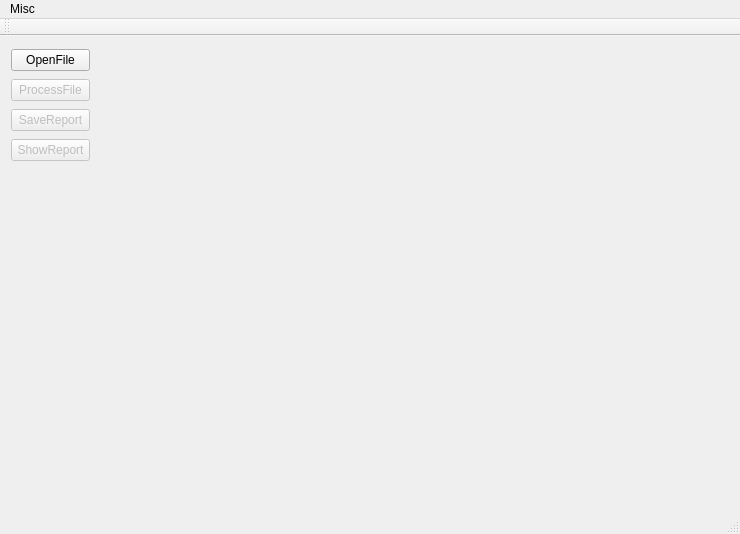
<?xml version="1.0" encoding="UTF-8"?>
<ui version="4.0">
 <class>MainWindow</class>
 <widget class="QMainWindow" name="MainWindow">
  <property name="geometry">
   <rect>
    <x>0</x>
    <y>0</y>
    <width>740</width>
    <height>534</height>
   </rect>
  </property>
  <property name="windowTitle">
   <string>Editor's Dream</string>
  </property>
  <widget class="QWidget" name="centralWidget">
   <widget class="QWidget" name="gridLayoutWidget">
    <property name="geometry">
     <rect>
      <x>0</x>
      <y>0</y>
      <width>101</width>
      <height>141</height>
     </rect>
    </property>
    <layout class="QGridLayout" name="gridLayout">
     <item row="0" column="0">
      <widget class="QPushButton" name="OpenFileButton">
       <property name="text">
        <string>OpenFile</string>
       </property>
      </widget>
     </item>
     <item row="2" column="0">
      <widget class="QPushButton" name="SaveReportButton">
       <property name="enabled">
        <bool>false</bool>
       </property>
       <property name="text">
        <string>SaveReport</string>
       </property>
       <property name="checkable">
        <bool>false</bool>
       </property>
      </widget>
     </item>
     <item row="1" column="0">
      <widget class="QPushButton" name="ProcessFileButton">
       <property name="enabled">
        <bool>false</bool>
       </property>
       <property name="text">
        <string>ProcessFile</string>
       </property>
      </widget>
     </item>
     <item row="3" column="0">
      <widget class="QPushButton" name="showReportButton">
       <property name="enabled">
        <bool>false</bool>
       </property>
       <property name="text">
        <string>ShowReport</string>
       </property>
      </widget>
     </item>
    </layout>
   </widget>
   <widget class="QWidget" name="gridLayoutWidget_2">
    <property name="geometry">
     <rect>
      <x>99</x>
      <y>-1</y>
      <width>631</width>
      <height>481</height>
     </rect>
    </property>
    <layout class="QGridLayout" name="gridLayout_2">
     <item row="0" column="0">
      <layout class="QVBoxLayout" name="verticalLayout">
       <property name="sizeConstraint">
        <enum>QLayout::SetDefaultConstraint</enum>
       </property>
      </layout>
     </item>
    </layout>
   </widget>
  </widget>
  <widget class="QMenuBar" name="menuBar">
   <property name="geometry">
    <rect>
     <x>0</x>
     <y>0</y>
     <width>740</width>
     <height>21</height>
    </rect>
   </property>
   <widget class="QMenu" name="menuEditor_s_Dream">
    <property name="title">
     <string>Misc</string>
    </property>
    <addaction name="separator"/>
    <addaction name="actionAbout"/>
   </widget>
   <addaction name="menuEditor_s_Dream"/>
  </widget>
  <widget class="QToolBar" name="mainToolBar">
   <attribute name="toolBarArea">
    <enum>TopToolBarArea</enum>
   </attribute>
   <attribute name="toolBarBreak">
    <bool>false</bool>
   </attribute>
  </widget>
  <widget class="QStatusBar" name="statusBar"/>
  <action name="actionExit">
   <property name="text">
    <string>Exit</string>
   </property>
   <property name="whatsThis">
    <string/>
   </property>
  </action>
  <action name="actionAbout">
   <property name="text">
    <string>About</string>
   </property>
  </action>
 </widget>
 <layoutdefault spacing="6" margin="11"/>
 <resources/>
 <connections/>
</ui>
